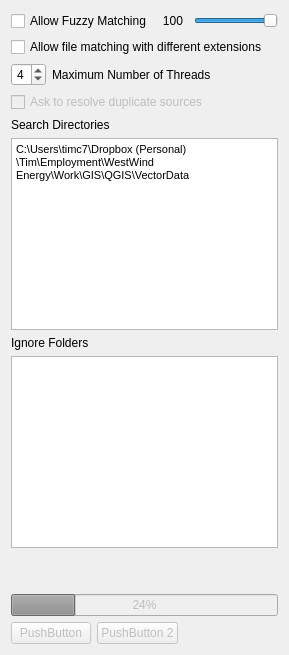
          <widget class="QWidget" name="tab_11">
           <attribute name="title">
            <string>Settings</string>
           </attribute>
           <layout class="QVBoxLayout" name="verticalLayout_10">
            <item>
             <layout class="QHBoxLayout" name="horizontalLayout_5">
              <property name="bottomMargin">
               <number>0</number>
              </property>
              <item>
               <widget class="QCheckBox" name="locatorAllowFuzzyMatchCheckbox">
                <property name="text">
                 <string>Allow Fuzzy Matching</string>
                </property>
               </widget>
              </item>
              <item>
               <widget class="QLabel" name="locatorFuzzyMatchLabel">
                <property name="minimumSize">
                 <size>
                  <width>30</width>
                  <height>0</height>
                 </size>
                </property>
                <property name="toolTip">
                 <string>Ratio of fuzzy matching. 100 is an exact match</string>
                </property>
                <property name="text">
                 <string>100</string>
                </property>
                <property name="alignment">
                 <set>Qt::AlignCenter</set>
                </property>
               </widget>
              </item>
              <item>
               <widget class="QSlider" name="locatorFuzzyMatchSlider">
                <property name="maximum">
                 <number>100</number>
                </property>
                <property name="value">
                 <number>100</number>
                </property>
                <property name="orientation">
                 <enum>Qt::Horizontal</enum>
                </property>
               </widget>
              </item>
             </layout>
            </item>
            <item>
             <widget class="QCheckBox" name="locatorAllowDifferentExtensionsCheckbox">
              <property name="enabled">
               <bool>true</bool>
              </property>
              <property name="text">
               <string>Allow file matching with different extensions</string>
              </property>
             </widget>
            </item>
            <item>
             <layout class="QHBoxLayout" name="horizontalLayout_14">
              <property name="bottomMargin">
               <number>0</number>
              </property>
              <item>
               <widget class="QSpinBox" name="locatorThreadCountSpinBox">
                <property name="sizePolicy">
                 <sizepolicy hsizetype="Preferred" vsizetype="Preferred">
                  <horstretch>0</horstretch>
                  <verstretch>0</verstretch>
                 </sizepolicy>
                </property>
                <property name="maximumSize">
                 <size>
                  <width>35</width>
                  <height>40</height>
                 </size>
                </property>
                <property name="alignment">
                 <set>Qt::AlignCenter</set>
                </property>
                <property name="buttonSymbols">
                 <enum>QAbstractSpinBox::UpDownArrows</enum>
                </property>
                <property name="specialValueText">
                 <string/>
                </property>
                <property name="correctionMode">
                 <enum>QAbstractSpinBox::CorrectToPreviousValue</enum>
                </property>
                <property name="minimum">
                 <number>1</number>
                </property>
                <property name="maximum">
                 <number>8</number>
                </property>
                <property name="value">
                 <number>4</number>
                </property>
               </widget>
              </item>
              <item>
               <widget class="QLabel" name="label_18">
                <property name="text">
                 <string>Maximum Number of Threads</string>
                </property>
               </widget>
              </item>
             </layout>
            </item>
            <item>
             <layout class="QHBoxLayout" name="horizontalLayout_11">
              <property name="bottomMargin">
               <number>0</number>
              </property>
              <item>
               <widget class="QCheckBox" name="locatorResolveDuplicateFilesCheckbox">
                <property name="enabled">
                 <bool>false</bool>
                </property>
                <property name="text">
                 <string>Ask to resolve duplicate sources</string>
                </property>
               </widget>
              </item>
             </layout>
            </item>
            <item>
             <widget class="QLabel" name="label_15">
              <property name="whatsThis">
               <string>List of directories that will be searched for missing files</string>
              </property>
              <property name="text">
               <string>Search Directories</string>
              </property>
             </widget>
            </item>
            <item>
             <widget class="QTextEdit" name="locatorSearchDirectoriesTextEdit">
              <property name="font">
               <font>
                <weight>50</weight>
                <bold>false</bold>
               </font>
              </property>
              <property name="html">
               <string>&lt;!DOCTYPE HTML PUBLIC &quot;-//W3C//DTD HTML 4.0//EN&quot; &quot;http://www.w3.org/TR/REC-html40/strict.dtd&quot;&gt;
&lt;html&gt;&lt;head&gt;&lt;meta name=&quot;qrichtext&quot; content=&quot;1&quot; /&gt;&lt;style type=&quot;text/css&quot;&gt;
p, li { white-space: pre-wrap; }
&lt;/style&gt;&lt;/head&gt;&lt;body style=&quot; font-family:'MS Shell Dlg 2'; font-size:8.25pt; font-weight:400; font-style:normal;&quot;&gt;
&lt;p style=&quot; margin-top:0px; margin-bottom:0px; margin-left:0px; margin-right:0px; -qt-block-indent:0; text-indent:0px;&quot;&gt;C:\Users\timc7\Dropbox (Personal)\Tim\Employment\WestWind Energy\Work\GIS\QGIS\VectorData&lt;/p&gt;&lt;/body&gt;&lt;/html&gt;</string>
              </property>
             </widget>
            </item>
            <item>
             <widget class="QLabel" name="label_16">
              <property name="whatsThis">
               <string>Folder names that will be ignored when searching the directories</string>
              </property>
              <property name="text">
               <string>Ignore Folders</string>
              </property>
             </widget>
            </item>
            <item>
             <widget class="QTextEdit" name="locatorIgnoreFoldersTextEdit"/>
            </item>
            <item>
             <spacer name="verticalSpacer_7">
              <property name="orientation">
               <enum>Qt::Vertical</enum>
              </property>
              <property name="sizeHint" stdset="0">
               <size>
                <width>20</width>
                <height>40</height>
               </size>
              </property>
             </spacer>
            </item>
            <item>
             <widget class="QProgressBar" name="progressBar_2">
              <property name="enabled">
               <bool>false</bool>
              </property>
              <property name="value">
               <number>24</number>
              </property>
             </widget>
            </item>
            <item>
             <layout class="QHBoxLayout" name="horizontalLayout_12">
              <property name="bottomMargin">
               <number>0</number>
              </property>
              <item>
               <widget class="QPushButton" name="pushButton_2">
                <property name="enabled">
                 <bool>false</bool>
                </property>
                <property name="sizePolicy">
                 <sizepolicy hsizetype="Minimum" vsizetype="Fixed">
                  <horstretch>0</horstretch>
                  <verstretch>0</verstretch>
                 </sizepolicy>
                </property>
                <property name="minimumSize">
                 <size>
                  <width>20</width>
                  <height>19</height>
                 </size>
                </property>
                <property name="maximumSize">
                 <size>
                  <width>86</width>
                  <height>16777215</height>
                 </size>
                </property>
                <property name="text">
                 <string>PushButton</string>
                </property>
               </widget>
              </item>
              <item>
               <widget class="QPushButton" name="pushButton_3">
                <property name="enabled">
                 <bool>false</bool>
                </property>
                <property name="text">
                 <string>PushButton 2</string>
                </property>
               </widget>
              </item>
              <item>
               <spacer name="horizontalSpacer_6">
                <property name="orientation">
                 <enum>Qt::Horizontal</enum>
                </property>
                <property name="sizeHint" stdset="0">
                 <size>
                  <width>40</width>
                  <height>20</height>
                 </size>
                </property>
               </spacer>
              </item>
             </layout>
            </item>
           </layout>
          </widget>
